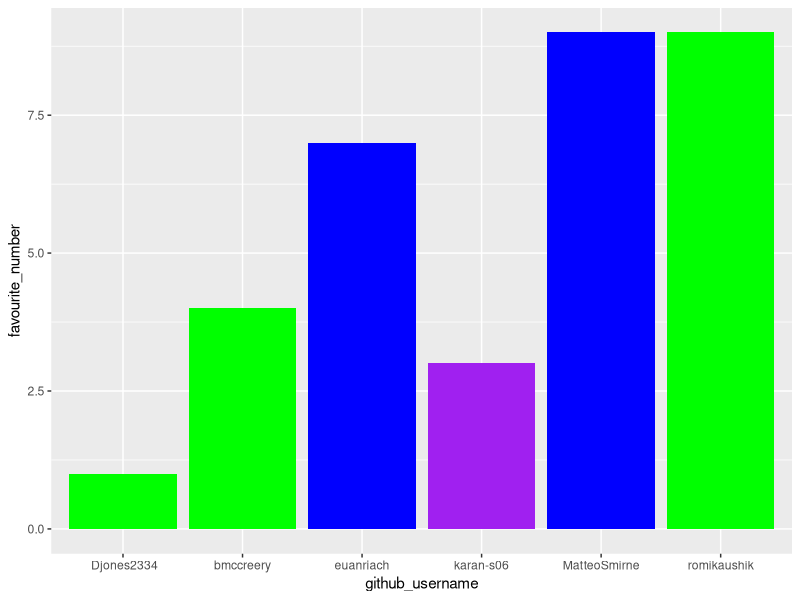
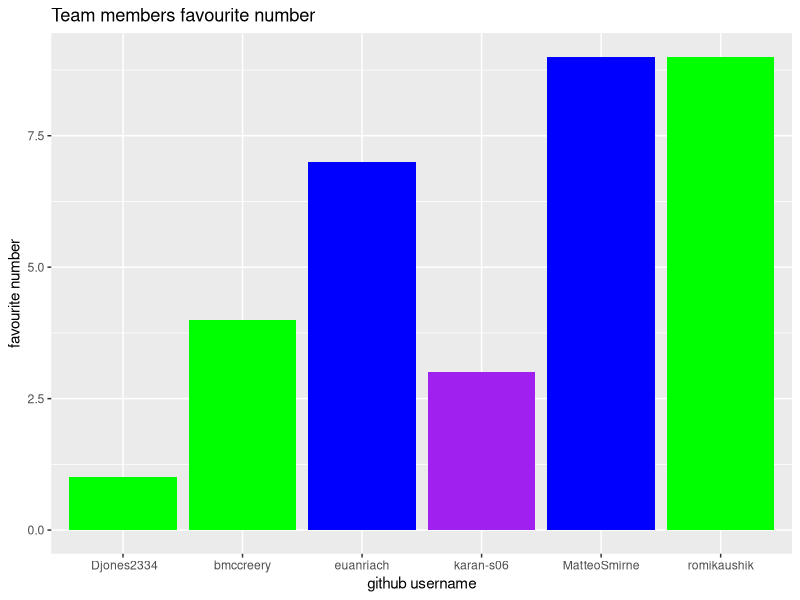
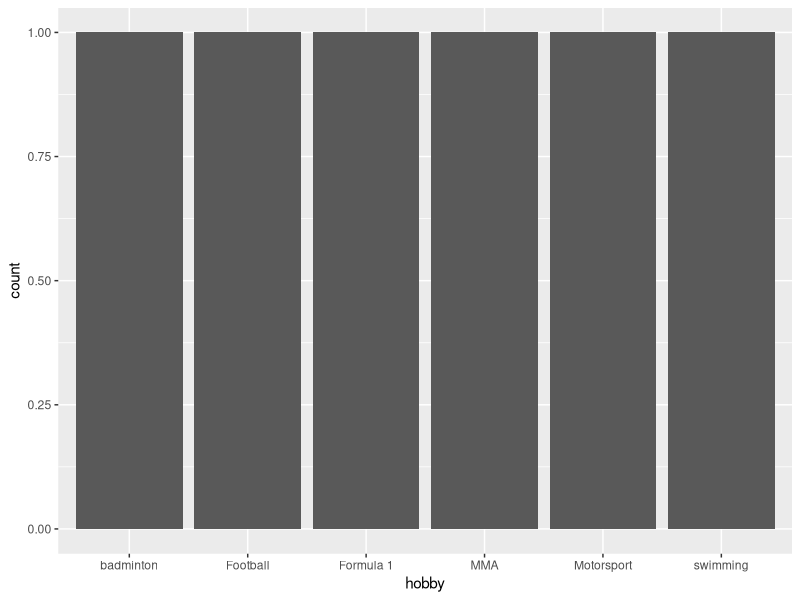

R code for these plots, in order:
## ---- chunk 1
library(tidyverse) 
## ---- chunk 2
team_data <- tibble(
  name = c("Matteo", "Duncan", "Barney", 
           "Euan", "Romi", "Karan"),
  github_username = c("MatteoSmirne", " Djones2334", "bmccreery", 
                      "euanriach", "romikaushik", "karan-s06"), 
  colour = c("blue", "green", "green", 
             "blue", "green", "purple"),
  hobby = c("Formula 1", "MMA", "Motorsport", 
            "Football", "swimming", "badminton"),
  favourite_number = c(9, 1, 4, 7, 9, 3)
  )

team_data
## ---- chunk 3
p1 <- ggplot(data = team_data, 
             mapping = aes(x = github_username, 
                           y = favourite_number,
                           fill = colour), 
             ) +
   geom_col() +
   scale_fill_identity()
p1
## ---- chunk 4
p1 + labs(x = "github username", 
          y = "favourite number",
          title = "Team members favourite number")
## ---- chunk 5
p2 <- ggplot(team_data, aes(x = hobby)) +
  geom_bar()
p2
